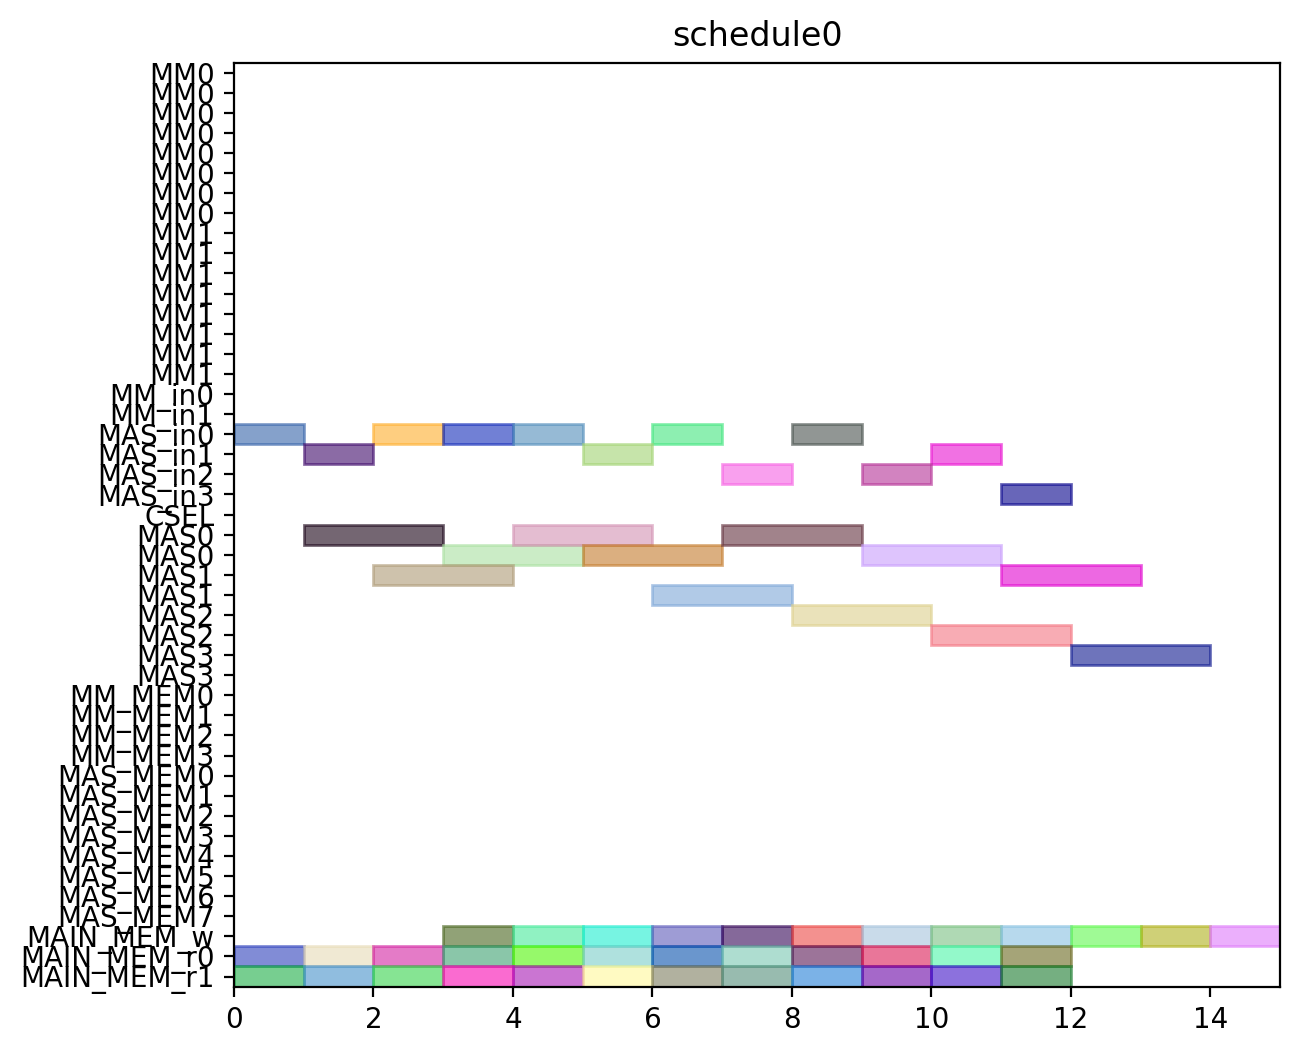

The script that drew this image:
from pyschedule import Scenario, solvers, plotters, alt


def solve():
	horizon = 120
	S = Scenario("schedule0", horizon=horizon)

	# resource
	MM = S.Resources('MM', num=2, size=8)
	MM_in = S.Resources('MM_in', num=2)
	MAS_in = S.Resources('MAS_in', num=4)
	CSEL = S.Resource('CSEL')
	MAS = S.Resources('MAS', num=4, size=2, periods=range(1, horizon))
	MM_MEM = S.Resources('MM_MEM', num=4)
	MAS_MEM = S.Resources('MAS_MEM', num=8)
	MAIN_MEM_w = S.Resource('MAIN_MEM_w', size=1)
	MAIN_MEM_r = S.Resources('MAIN_MEM_r', num=2)

	# result of previous scheduling

	# new tasks
	c000 = S.Task('c000', length=2, delay_cost=1)
	c000 += alt(MAS)
	c000_in = S.Task('c000_in', length=1, delay_cost=1)
	c000_in += alt(MAS_in)
	S += c000_in*MAS_in[0]<=c000*MAS[0]

	S += c000_in*MAS_in[1]<=c000*MAS[1]

	S += c000_in*MAS_in[2]<=c000*MAS[2]

	S += c000_in*MAS_in[3]<=c000*MAS[3]

	S += 0<c000

	c000_w = S.Task('c000_w', length=1, delay_cost=1)
	c000_w += alt(MAIN_MEM_w)
	S += c000 <= c000_w

	c000_mem0 = S.Task('c000_mem0', length=1, delay_cost=1)
	c000_mem0 += MAIN_MEM_r[0]
	S += c000_mem0 <= c000

	c000_mem1 = S.Task('c000_mem1', length=1, delay_cost=1)
	c000_mem1 += MAIN_MEM_r[1]
	S += c000_mem1 <= c000

	c001 = S.Task('c001', length=2, delay_cost=1)
	c001 += alt(MAS)
	c001_in = S.Task('c001_in', length=1, delay_cost=1)
	c001_in += alt(MAS_in)
	S += c001_in*MAS_in[0]<=c001*MAS[0]

	S += c001_in*MAS_in[1]<=c001*MAS[1]

	S += c001_in*MAS_in[2]<=c001*MAS[2]

	S += c001_in*MAS_in[3]<=c001*MAS[3]

	S += 0<c001

	c001_w = S.Task('c001_w', length=1, delay_cost=1)
	c001_w += alt(MAIN_MEM_w)
	S += c001 <= c001_w

	c001_mem0 = S.Task('c001_mem0', length=1, delay_cost=1)
	c001_mem0 += MAIN_MEM_r[0]
	S += c001_mem0 <= c001

	c001_mem1 = S.Task('c001_mem1', length=1, delay_cost=1)
	c001_mem1 += MAIN_MEM_r[1]
	S += c001_mem1 <= c001

	c010 = S.Task('c010', length=2, delay_cost=1)
	c010 += alt(MAS)
	c010_in = S.Task('c010_in', length=1, delay_cost=1)
	c010_in += alt(MAS_in)
	S += c010_in*MAS_in[0]<=c010*MAS[0]

	S += c010_in*MAS_in[1]<=c010*MAS[1]

	S += c010_in*MAS_in[2]<=c010*MAS[2]

	S += c010_in*MAS_in[3]<=c010*MAS[3]

	S += 0<c010

	c010_w = S.Task('c010_w', length=1, delay_cost=1)
	c010_w += alt(MAIN_MEM_w)
	S += c010 <= c010_w

	c010_mem0 = S.Task('c010_mem0', length=1, delay_cost=1)
	c010_mem0 += MAIN_MEM_r[0]
	S += c010_mem0 <= c010

	c010_mem1 = S.Task('c010_mem1', length=1, delay_cost=1)
	c010_mem1 += MAIN_MEM_r[1]
	S += c010_mem1 <= c010

	c011 = S.Task('c011', length=2, delay_cost=1)
	c011 += alt(MAS)
	c011_in = S.Task('c011_in', length=1, delay_cost=1)
	c011_in += alt(MAS_in)
	S += c011_in*MAS_in[0]<=c011*MAS[0]

	S += c011_in*MAS_in[1]<=c011*MAS[1]

	S += c011_in*MAS_in[2]<=c011*MAS[2]

	S += c011_in*MAS_in[3]<=c011*MAS[3]

	S += 0<c011

	c011_w = S.Task('c011_w', length=1, delay_cost=1)
	c011_w += alt(MAIN_MEM_w)
	S += c011 <= c011_w

	c011_mem0 = S.Task('c011_mem0', length=1, delay_cost=1)
	c011_mem0 += MAIN_MEM_r[0]
	S += c011_mem0 <= c011

	c011_mem1 = S.Task('c011_mem1', length=1, delay_cost=1)
	c011_mem1 += MAIN_MEM_r[1]
	S += c011_mem1 <= c011

	c100 = S.Task('c100', length=2, delay_cost=1)
	c100 += alt(MAS)
	c100_in = S.Task('c100_in', length=1, delay_cost=1)
	c100_in += alt(MAS_in)
	S += c100_in*MAS_in[0]<=c100*MAS[0]

	S += c100_in*MAS_in[1]<=c100*MAS[1]

	S += c100_in*MAS_in[2]<=c100*MAS[2]

	S += c100_in*MAS_in[3]<=c100*MAS[3]

	S += 0<c100

	c100_w = S.Task('c100_w', length=1, delay_cost=1)
	c100_w += alt(MAIN_MEM_w)
	S += c100 <= c100_w

	c100_mem0 = S.Task('c100_mem0', length=1, delay_cost=1)
	c100_mem0 += MAIN_MEM_r[0]
	S += c100_mem0 <= c100

	c100_mem1 = S.Task('c100_mem1', length=1, delay_cost=1)
	c100_mem1 += MAIN_MEM_r[1]
	S += c100_mem1 <= c100

	c101 = S.Task('c101', length=2, delay_cost=1)
	c101 += alt(MAS)
	c101_in = S.Task('c101_in', length=1, delay_cost=1)
	c101_in += alt(MAS_in)
	S += c101_in*MAS_in[0]<=c101*MAS[0]

	S += c101_in*MAS_in[1]<=c101*MAS[1]

	S += c101_in*MAS_in[2]<=c101*MAS[2]

	S += c101_in*MAS_in[3]<=c101*MAS[3]

	S += 0<c101

	c101_w = S.Task('c101_w', length=1, delay_cost=1)
	c101_w += alt(MAIN_MEM_w)
	S += c101 <= c101_w

	c101_mem0 = S.Task('c101_mem0', length=1, delay_cost=1)
	c101_mem0 += MAIN_MEM_r[0]
	S += c101_mem0 <= c101

	c101_mem1 = S.Task('c101_mem1', length=1, delay_cost=1)
	c101_mem1 += MAIN_MEM_r[1]
	S += c101_mem1 <= c101

	c110 = S.Task('c110', length=2, delay_cost=1)
	c110 += alt(MAS)
	c110_in = S.Task('c110_in', length=1, delay_cost=1)
	c110_in += alt(MAS_in)
	S += c110_in*MAS_in[0]<=c110*MAS[0]

	S += c110_in*MAS_in[1]<=c110*MAS[1]

	S += c110_in*MAS_in[2]<=c110*MAS[2]

	S += c110_in*MAS_in[3]<=c110*MAS[3]

	S += 0<c110

	c110_w = S.Task('c110_w', length=1, delay_cost=1)
	c110_w += alt(MAIN_MEM_w)
	S += c110 <= c110_w

	c110_mem0 = S.Task('c110_mem0', length=1, delay_cost=1)
	c110_mem0 += MAIN_MEM_r[0]
	S += c110_mem0 <= c110

	c110_mem1 = S.Task('c110_mem1', length=1, delay_cost=1)
	c110_mem1 += MAIN_MEM_r[1]
	S += c110_mem1 <= c110

	c111 = S.Task('c111', length=2, delay_cost=1)
	c111 += alt(MAS)
	c111_in = S.Task('c111_in', length=1, delay_cost=1)
	c111_in += alt(MAS_in)
	S += c111_in*MAS_in[0]<=c111*MAS[0]

	S += c111_in*MAS_in[1]<=c111*MAS[1]

	S += c111_in*MAS_in[2]<=c111*MAS[2]

	S += c111_in*MAS_in[3]<=c111*MAS[3]

	S += 0<c111

	c111_w = S.Task('c111_w', length=1, delay_cost=1)
	c111_w += alt(MAIN_MEM_w)
	S += c111 <= c111_w

	c111_mem0 = S.Task('c111_mem0', length=1, delay_cost=1)
	c111_mem0 += MAIN_MEM_r[0]
	S += c111_mem0 <= c111

	c111_mem1 = S.Task('c111_mem1', length=1, delay_cost=1)
	c111_mem1 += MAIN_MEM_r[1]
	S += c111_mem1 <= c111

	c200 = S.Task('c200', length=2, delay_cost=1)
	c200 += alt(MAS)
	c200_in = S.Task('c200_in', length=1, delay_cost=1)
	c200_in += alt(MAS_in)
	S += c200_in*MAS_in[0]<=c200*MAS[0]

	S += c200_in*MAS_in[1]<=c200*MAS[1]

	S += c200_in*MAS_in[2]<=c200*MAS[2]

	S += c200_in*MAS_in[3]<=c200*MAS[3]

	S += 0<c200

	c200_w = S.Task('c200_w', length=1, delay_cost=1)
	c200_w += alt(MAIN_MEM_w)
	S += c200 <= c200_w

	c200_mem0 = S.Task('c200_mem0', length=1, delay_cost=1)
	c200_mem0 += MAIN_MEM_r[0]
	S += c200_mem0 <= c200

	c200_mem1 = S.Task('c200_mem1', length=1, delay_cost=1)
	c200_mem1 += MAIN_MEM_r[1]
	S += c200_mem1 <= c200

	c201 = S.Task('c201', length=2, delay_cost=1)
	c201 += alt(MAS)
	c201_in = S.Task('c201_in', length=1, delay_cost=1)
	c201_in += alt(MAS_in)
	S += c201_in*MAS_in[0]<=c201*MAS[0]

	S += c201_in*MAS_in[1]<=c201*MAS[1]

	S += c201_in*MAS_in[2]<=c201*MAS[2]

	S += c201_in*MAS_in[3]<=c201*MAS[3]

	S += 0<c201

	c201_w = S.Task('c201_w', length=1, delay_cost=1)
	c201_w += alt(MAIN_MEM_w)
	S += c201 <= c201_w

	c201_mem0 = S.Task('c201_mem0', length=1, delay_cost=1)
	c201_mem0 += MAIN_MEM_r[0]
	S += c201_mem0 <= c201

	c201_mem1 = S.Task('c201_mem1', length=1, delay_cost=1)
	c201_mem1 += MAIN_MEM_r[1]
	S += c201_mem1 <= c201

	c210 = S.Task('c210', length=2, delay_cost=1)
	c210 += alt(MAS)
	c210_in = S.Task('c210_in', length=1, delay_cost=1)
	c210_in += alt(MAS_in)
	S += c210_in*MAS_in[0]<=c210*MAS[0]

	S += c210_in*MAS_in[1]<=c210*MAS[1]

	S += c210_in*MAS_in[2]<=c210*MAS[2]

	S += c210_in*MAS_in[3]<=c210*MAS[3]

	S += 0<c210

	c210_w = S.Task('c210_w', length=1, delay_cost=1)
	c210_w += alt(MAIN_MEM_w)
	S += c210 <= c210_w

	c210_mem0 = S.Task('c210_mem0', length=1, delay_cost=1)
	c210_mem0 += MAIN_MEM_r[0]
	S += c210_mem0 <= c210

	c210_mem1 = S.Task('c210_mem1', length=1, delay_cost=1)
	c210_mem1 += MAIN_MEM_r[1]
	S += c210_mem1 <= c210

	c211 = S.Task('c211', length=2, delay_cost=1)
	c211 += alt(MAS)
	c211_in = S.Task('c211_in', length=1, delay_cost=1)
	c211_in += alt(MAS_in)
	S += c211_in*MAS_in[0]<=c211*MAS[0]

	S += c211_in*MAS_in[1]<=c211*MAS[1]

	S += c211_in*MAS_in[2]<=c211*MAS[2]

	S += c211_in*MAS_in[3]<=c211*MAS[3]

	S += 0<c211

	c211_w = S.Task('c211_w', length=1, delay_cost=1)
	c211_w += alt(MAIN_MEM_w)
	S += c211 <= c211_w

	c211_mem0 = S.Task('c211_mem0', length=1, delay_cost=1)
	c211_mem0 += MAIN_MEM_r[0]
	S += c211_mem0 <= c211

	c211_mem1 = S.Task('c211_mem1', length=1, delay_cost=1)
	c211_mem1 += MAIN_MEM_r[1]
	S += c211_mem1 <= c211

	solvers.mip.solve(S,msg=1,kind='CPLEX',ratio_gap=1.01)

	solution = [['hoge']*len(S.solution()[1]) for i in range(len(S.solution()))]
	for i in range(len(S.solution())):
		for j in range(len(S.solution()[i])):
			solution[i][j]=str(S.solution()[i][j])
	print(solution)

	cycles = int(solution[-1][3])

	pic_file_name = "/mnt/rose/usr1/fukuda/ABE/multiRAM_multiMAS_16mux/scheduling_result/stage8MM2_stage2MAS4/CONJ/schedule0.png"
	if(S.solution() != []):
		plotters.matplotlib.plot(S,img_filename=pic_file_name, show_task_labels=False, fig_size=(cycles*0.25+3, 6))

	return solution
